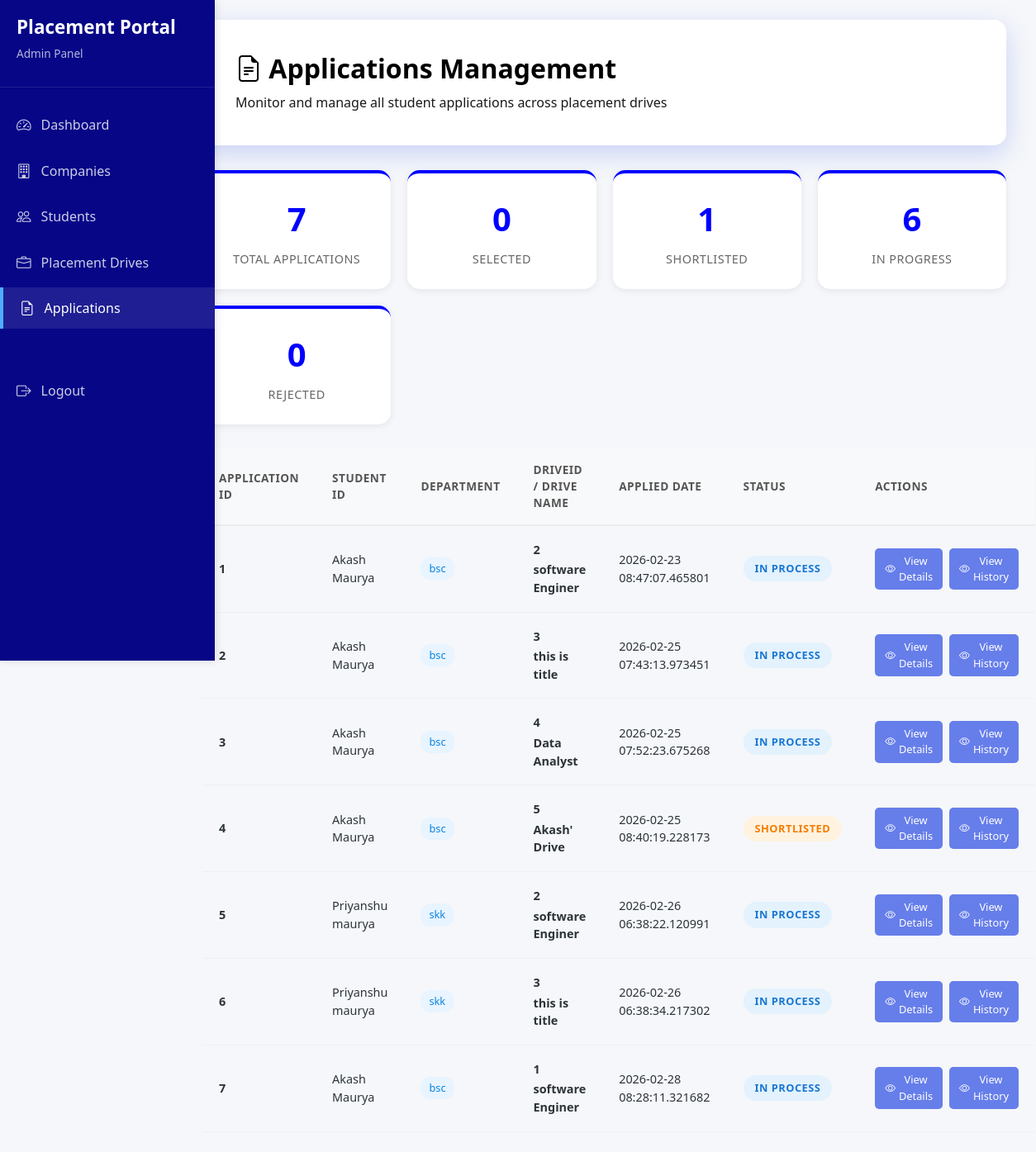
/admin/applications (signed in), run on an earlier commit of the app's database.
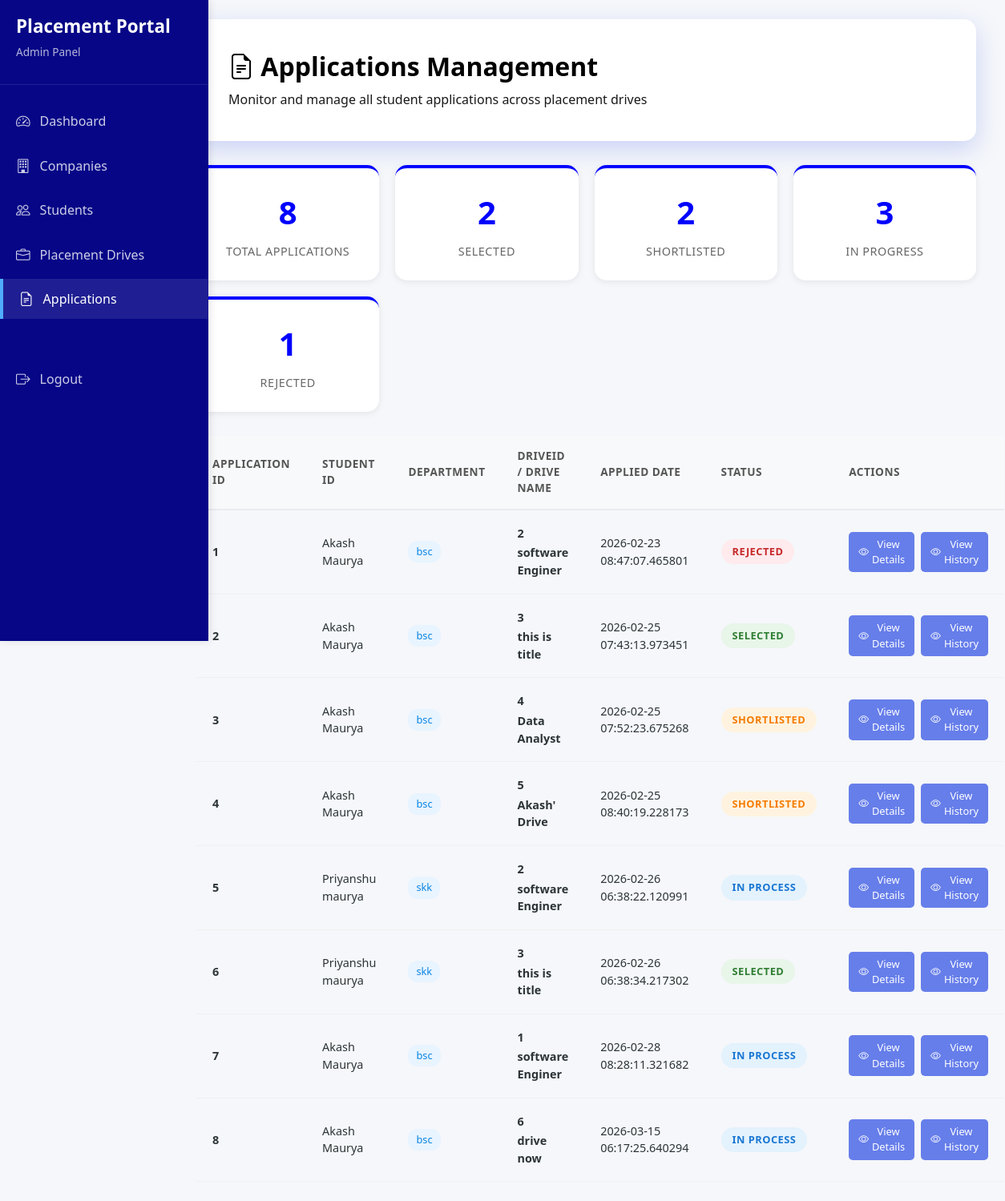
And on a later commit of the database.
### portal/models.py (models this page shows)
class Application(db.Model,UserMixin):
    __tablename__ = 'applications'
    id = db.Column(db.Integer , primary_key = True)
    student_id = db.Column(db.Integer,db.ForeignKey('students.id'), nullable = False)
    drive_id = db.Column(db.Integer,db.ForeignKey('placement_drives.id') , nullable = False)
    applied_at = db.Column(db.DateTime,default = datetime.utcnow)
    status = db.Column(db.String(30), nullable = False,default = 'PENDING')#PENDING , SHORTLISTED,SELECTED , REJECTED
    drive = db.relationship('Drive', backref='applications')
    student = db.relationship('Student' , backref = 'students')
    __table_args__ = (
    db.UniqueConstraint('student_id', 'drive_id', name='unique_student_drive'),
)

class Student(db.Model,UserMixin):
    __tablename__ = 'students'
    id = db.Column(db.Integer , primary_key = True)
    user_id = db.Column(db.Integer,db.ForeignKey('users.id') , nullable = False)
    name = db.Column(db.String(50),nullable = False)
    branch = db.Column(db.String(30) )
    cgpa = db.Column(db.Float ,nullable = False)
    resume_path = db.Column(db.String(200),nullable= False)
    is_blacklisted = db.Column(db.Boolean , default = False)

class Drive(db.Model,UserMixin):
    __tablename__ = 'placement_drives'
    id = db.Column(db.Integer , primary_key = True)
    company_id = db.Column(db.Integer,db.ForeignKey('companies.id') , nullable = False)
    job_title = db.Column(db.String(100), nullable = False)
    description = db.Column(db.String(200), nullable = False)
    eligibility = db.Column(db.String(100), nullable = False)
    deadline = db.Column(db.DateTime, nullable = False)
    status = db.Column(db.String(20), nullable = False,default ='APPROVED') #APPROVED,PENDING,CLOSED
    company = db.relationship('Company' , backref = 'companies')

### app.py (the view)
@app.route('/admin/applications')
@login_required
def admin_applications():
    apple = Application.query.all()
    total_application = len(Application.query.all())
    total_pending = len(Application.query.filter_by(status='PENDING').all())
    total_shortlisted = len(Application.query.filter_by(status='SHORTLISTED').all())
    total_rejected = len(Application.query.filter_by(status='REJECTED').all())
    total_selected = len(Application.query.filter_by(status='SELECTED').all())
    return render_template('admin/admin_applications.html',t_a = total_application,
                           t_p = total_pending,t_app = total_selected,
                           t_s = total_shortlisted,
                           t_r = total_rejected,
                           apple = apple)

### app.py (called while the page is built)
@login_manager.user_loader
def load_user(user_id):
    return User.query.get(int(user_id))

### templates/admin/admin_applications.html (shortened to what this page needs)
{% extends "admin/admin_base.html" %}
{% block content %}
<div class="header">
    <h1><i class="bi bi-file-earmark-text"></i> Applications Management</h1>
    <p>Monitor and manage all student applications across placement drives</p>
</div>
<div class="stats">
    <div class="stat hov">
        <div class="stat-number">{{t_a}}</div>
        <div class="stat-label">Total Applications</div>
    </div>
    <div class="stat hov applied">
        <div class="stat-number">{{t_app}}</div>
        <div class="stat-label">Selected</div>
    </div>
    <div class="stat hov shortlisted">
        <div class="stat-number">{{t_s}}</div>
        <div class="stat-label">Shortlisted</div>
    </div>
    <div class="stat hovr selected">
        <div class="stat-number">{{t_p}}</div>
        <div class="stat-label">In Progress</div>
    </div>
    <div class="stat hovr rejected">
        <div class="stat-number">{{t_r}}</div>
        <div class="stat-label">Rejected</div>
    </div>
</div>
<div id="tableView">
    <table class="app-tab">
        <thead>
            <tr>
                <th>Application ID</th>
                <th>Student ID</th>
                <th>Department</th>
                <th>DriveID / Drive Name</th>
                <th>Applied Date</th>
                <th>Status</th>
                <th>Actions</th>
            </tr>
        </thead>
        <tbody>
            {% for a in apple %}
            <tr>
                <td><strong>{{a.id}}</strong></td>
                <td>
                    <div class="s-cell">
                        <div class="stud-deta">
                            <div class="student-name">{{a.student.name}}</div>
                        </div>
                    </div>
                </td>
                <td>
                    <span class="dept-badge">{{a.student.branch}}</span>
                </td>
                <td>
                    <div class="d-info">
                        <div class="drive-title-sm">{{a.drive_id}}</div>
                        <div class="drive-title-sm">{{a.drive.job_title}}</div>
                    </div>
                </td>
                <td>{{a.applied_at}}</td>
                <td>
                    {% if a.status == 'SHORTLISTED' %}
                    <span class="status-badge status-shortlisted">Shortlisted</span>
                    {% elif a.status == 'SELECTED' %}
                    <span class="status-badge status-selected">Selected</span>
                    {% elif a.status == 'REJECTED' %}
                    <span class="status-badge status-rejected">Rejected</span>
                    {% else %}
                    <span class="status-badge status-applied">In Process</span>
                    {% endif %}
                </td>
                <td>
                    <div class="t-a">
                        <a href="{{url_for('student_details' ,student_id = a.student_id)}}">
                            <button class="btn-sm btn-view">
                                <i class="bi bi-eye"></i> View Details
                            </button>
                        </a>
                        <a href="{{url_for('history_ad' , student_id = a.student_id)}}">
                            <button class="btn-sm btn-view">
                                <i class="bi bi-eye"></i> View History
                            </button>
                        </a>
                    </div>
                </td>
            </tr>
            {% endfor %}
        </tbody>
    </table>
</div>
{% endblock %}

### templates/admin/admin_base.html (shortened to what this page needs)
<!DOCTYPE html>
<html lang="en">
<head>
    <link href="https://cdn.jsdelivr.net/npm/bootstrap@5.3.0-alpha1/dist/css/bootstrap.min.css" rel="stylesheet">
    <link rel="stylesheet" href="https://cdn.jsdelivr.net/npm/bootstrap-icons@1.13.1/font/bootstrap-icons.min.css">
</head>
<body>
    <div class="container-fluid">
        <div class="row">
            <div class="sidebar">
                <div class="sidebar-logo">
                    <h3>Placement Portal</h3>
                    <p>Admin Panel</p>
                </div>
                <ul class="sidebar-list">
                    <li>
                        <a href="{{url_for('admin')}}" class="a">
                            <i class="bi bi-speedometer2"></i>
                            <span>Dashboard</span>
                        </a>
                    </li>
                    <li>
                        <a href="{{url_for('admin_companies')}}" class="a_c">
                            <i class="bi bi-building"></i>
                            <span>Companies</span>
                        </a>
                    </li>
                    <li>
                        <a href="{{url_for('admin_student')}}" class="a_s">
                            <i class="bi bi-people"></i>
                            <span>Students</span>
                        </a>
                    </li>
                    <li>
                        <a href="{{url_for('admin_drives')}}" class="a_p">
                            <i class="bi bi-briefcase"></i>
                            <span>Placement Drives</span>
                        </a>
                    </li>
                    <li>
                        <a href="{{url_for('admin_applications')}}" class="a_a">
                            <i class="bi bi-file-earmark-text"></i>
                            <span>Applications</span>
                        </a>
                    </li>
                    <li>
                        <a href="{{url_for('logout')}}" style="margin-top: 50px;">
                            <i class="bi bi-box-arrow-right"></i>
                            <span>Logout</span>
                        </a>
                    </li>
                </ul>
            </div>
            <div class="col-md-9 col-lg-10 ms-auto">
                <main class="p-4">
                    {% block content %}{% endblock %}
                </main>
            </div>
        </div>
    </div>
</body>
</html>

### templates/admin/admin_base.html (style rules this page uses)
* { margin: 0; padding: 0; box-sizing: border-box; }
body { font-family: 'Segoe UI', Tahoma, Geneva, Verdana, sans-serif; background: #f5f7fa; color: #333; }
.sidebar { position: fixed; top: 0; left: 0; height: 100vh; width: 260px; background-color: rgb(6, 6, 135); padding: 20px 0; z-index: 1000; box-shadow: 2px 0 10px rgba(0, 0, 0, 0.1); }
.sidebar-logo { padding: 0 20px 30px; border-bottom: 1px solid rgba(255, 255, 255, 0.1); margin-bottom: 20px; }
.sidebar-logo h3 { color: white; font-size: 1.4rem; font-weight: 600; }
.sidebar-logo p { color: rgba(255, 255, 255, 0.7); font-size: 0.85rem; margin: 0; }
.sidebar-list { list-style: none; padding: 0; }
.sidebar-list li { margin-bottom: 5px; }
.sidebar-list a { display: flex; align-items: center; padding: 12px 20px; color: rgba(255, 255, 255, 0.8); text-decoration: none; transition: all 0.3s ease; }
.sidebar-list i { margin-right: 12px; font-size: 1.1rem; }
.header { background-color: white; color: black; padding: 40px; border-radius: 15px; margin-bottom: 30px; box-shadow: 0 10px 30px rgba(102, 126, 234, 0.3); }
.header h1 { font-size: 2rem; margin-bottom: 10px; font-weight: 700; }
.header p { margin: 0; opacity: 0.9; font-size: 1rem; }
.stats { display: grid; grid-template-columns: repeat(auto-fit, minmax(200px, 1fr)); gap: 20px; margin-bottom: 30px; }
.stat { background: white; padding: 25px; border-radius: 12px; box-shadow: 0 2px 8px rgba(0, 0, 0, 0.08); text-align: center; transition: transform 0.3s ease, box-shadow 0.3s ease; border-top: 4px solid blue; }
.stat-number { font-size: 2.5rem; font-weight: 700; color: blue; margin-bottom: 8px; }
.stat-label { font-size: 0.9rem; color: #666; text-transform: uppercase; letter-spacing: 0.5px; font-weight: 500; }
.status-rejected { background: #ffebee; color: #c62828; }
.btn-view { background: blue; color: white; }
.app-tab { width: 100%; border-collapse: collapse; }
.app-tab thead { background: #f8f9fa; }
.app-tab th { padding: 15px 20px; text-align: left; font-size: 0.85rem; font-weight: 600; color: #555; text-transform: uppercase; letter-spacing: 0.5px; border-bottom: 2px solid #e9ecef; }
.app-tab tbody tr { border-bottom: 1px solid #f0f0f0; transition: all 0.3s ease; }
.app-tab td { padding: 18px 20px; font-size: 0.9rem; color: #2d3436; }
.s-cell { display: flex; align-items: center; gap: 12px; }
.stud-deta { display: flex; flex-direction: column; }
.d-info { display: flex; flex-direction: column; gap: 3px; }
.drive-title-sm { font-weight: 600; color: #2d3436; }
.status-badge { display: inline-block; padding: 6px 14px; border-radius: 20px; font-size: 0.8rem; font-weight: 600; text-transform: uppercase; letter-spacing: 0.5px; }
.status-applied { background: #e3f2fd; color: #1976d2; }
.status-shortlisted { background: #fff3e0; color: #f57c00; }
.status-selected { background: #e8f5e9; color: #2e7d32; }
.dept-badge { display: inline-block; padding: 4px 10px; background: #e8f4ff; color: #0984e3; border-radius: 12px; font-size: 0.8rem; font-weight: 500; }
.t-a { display: flex; gap: 8px; }
.btn-sm { padding: 6px 12px; font-size: 0.8rem; border-radius: 5px; border: none; cursor: pointer; transition: all 0.3s ease; display: inline-flex; align-items: center; gap: 4px; }
.btn-view { background: #667eea; color: white; }

### templates/admin/admin_applications.html (style rules this page uses)
a { text-decoration: none; }
.hov { border-radius: 15px; }
.hovr { border-radius: 15px; }
.sidebar-list a:hover, .sidebar-list a.a_a { background: rgba(255, 255, 255, 0.1); color: white; border-left: 4px solid #4facfe; }

What changed in the data, as far as the page shows it:
changed Application id 1: status "IN PROCESS" → "REJECTED"
changed Application id 2: status "IN PROCESS" → "SELECTED"
changed Application "Data Analyst": status "IN PROCESS" → "SHORTLISTED"
changed Application id 6: status "IN PROCESS" → "SELECTED"
added Application: id "8", student.name "Akash Maurya", student.branch "bsc", drive_id "6", drive.job_title "drive now", applied_at "2026-03-15 06:17:25.640294", status "IN PROCESS"
Also different on the page:
{{ t_a }}: "7" → "8"
{{ t_app }}: "0" → "2"
{{ t_s }}: "1" → "2"
{{ t_p }}: "6" → "3"
{{ t_r }}: "0" → "1"
